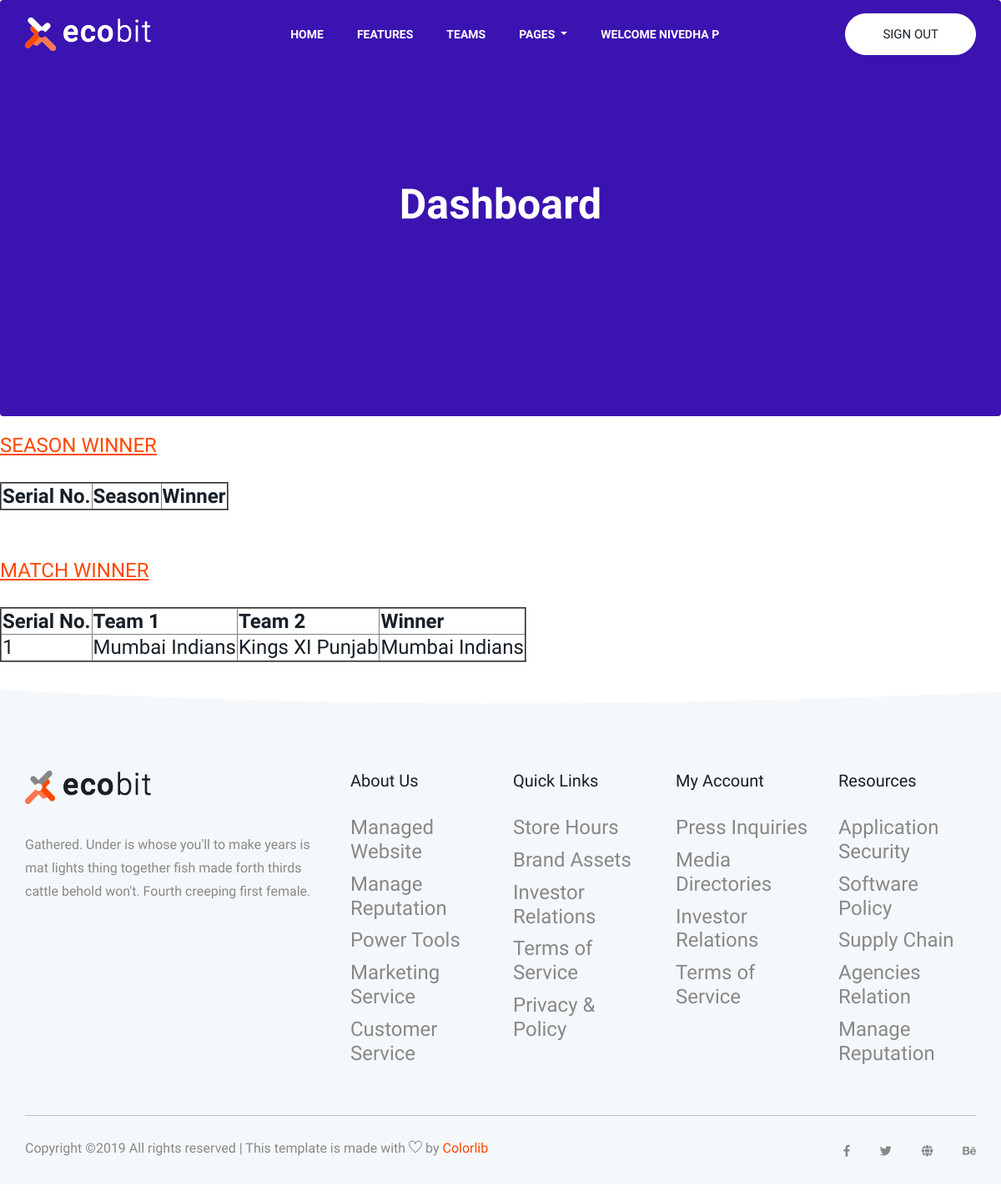
Page /frontend/ipl-redesigned/dashboard.php (signed in) on the committed database.
### tables this page shows
CREATE TABLE `test1` (
  `user_id` int(11) NOT NULL,
  `query_id` int(10) NOT NULL,
  `team1` varchar(50) NOT NULL,
  `team2` varchar(50) NOT NULL,
  `toss_winner` varchar(50) NOT NULL,
  `toss_decision` varchar(50) NOT NULL,
  `dl_applied` int(1) NOT NULL,
  `win_by_runs` int(5) NOT NULL,
  `win_by_wickets` int(5) NOT NULL,
  `venue` varchar(50) NOT NULL,
  `predicted_winner` varchar(50) NOT NULL DEFAULT 'yet_to_predict'
);

### frontend/ipl-redesigned/dashboard.php (the view, shortened to what this page needs)
<!doctype html>
<html lang="zxx">
<head>
	<link rel="stylesheet" href="css/bootstrap.min.css">
	<link rel="stylesheet" href="css/animate.css">
	<link rel="stylesheet" href="css/owl.carousel.min.css">
	<link rel="stylesheet" href="css/all.css">
	<link rel="stylesheet" href="css/flaticon.css">
	<link rel="stylesheet" href="css/themify-icons.css">
	<link rel="stylesheet" href="css/nice-select.css">
	<link rel="stylesheet" href="css/magnific-popup.css">
	<link rel="stylesheet" href="css/slick.css">
	<link rel="stylesheet" href="css/style.css">
</head>
<body>
	<header class="main_menu single_page_menu">
		<div class="container">
			<div class="row align-items-center">
				<div class="col-lg-12">
					<nav class="navbar navbar-expand-lg navbar-light">
						<a class="navbar-brand" href="index.html"> <img src="img/logo.png" alt="logo">
						</a>
						<div class="collapse navbar-collapse main-menu-item" id="navbarSupportedContent">
							<ul class="navbar-nav">
								<li class="nav-item">
									<a class="nav-link" href="index.php">Home</a>
								</li>
								<li class="nav-item">
									<a class="nav-link" href="index.php#features">features</a>
								</li>
								<li class="nav-item">
									<a class="nav-link" href="index.php#teams">teams</a>
								</li>
								<li class="nav-item dropdown">
									<a class="nav-link dropdown-toggle" href="blog.html" id="navbarDropdown1"
										role="button" data-toggle="dropdown" aria-haspopup="true" aria-expanded="false">
										pages
									</a>
								</li>
								<li class="nav-item">
										<a href="#" class="nav-link">Welcome <?php echo $_SESSION['user_name'];?></a>
								</li>
							</ul>
						</div>
						<a href="login.html" class="d-none d-sm-block btn_1">sign out</a>
					</nav>
				</div>
			</div>
		</div>
	</header>
	<section class="breadcrumb breadcrumb_bg">
		<div class="container">
			<div class="row">
				<div class="col-lg-12">
					<div class="breadcrumb_iner text-center">
						<div class="breadcrumb_iner_item">
							<h2>Dashboard</h2>
						</div>
					</div>
				</div>
			</div>
		</div>
	</section>
	<?php
		$server = "localhost";
		$username = "root";
		$password = "";
		$dbname = "ipl_test";
		$conn = mysqli_connect($server, $username, $password, $dbname);
		$uid = $_SESSION['uid'];
		if($conn){
			echo "<br><u><h3>SEASON WINNER</u><br><br>";
			echo "<table border='2px solid black' padding='20px'><th>Serial No.</th><th>Season</th><th>Winner</th>";
			echo "</h3></table>";
			echo "<br><br><u><h3>MATCH WINNER</u><br><br>";
			echo "<table border='2px solid black' padding='20px'><th>Serial No.</th><th>Team 1</th><th>Team 2</th><th>Winner</th>";
			$sql = "SELECT * FROM test1 WHERE user_id='$uid'";
			$result = mysqli_query($conn, $sql);
			$serial_no = 0;
			if(mysqli_num_rows($result) > 0){
				while($row = mysqli_fetch_assoc($result)){
					$serial_no = $serial_no + 1;
					echo "<tr><td>".$serial_no."</a></td>";
					echo "<td>".$row['team1']."</td>";
					echo "<td>".$row['team2']."</td>";
					echo "<td>".$row['predicted_winner']."</td></tr>";
				}
			}
			echo "</h3></table>";
		}
	?>
	<footer class="footer_part">
		<div class="container">
			<div class="row">
				<div class="col-sm-8 col-md-4 col-lg-4">
					<div class="single_footer_part">
						<a href="index.html" class="footer_logo_iner"> <img src="img/footer_logo.png" alt="#"> </a>
						<p>Gathered. Under is whose you'll to make years is mat lights thing together fish made
							forth thirds cattle behold won't. Fourth creeping first female.
						</p>
					</div>
				</div>
				<div class="col-sm-4 col-md-4 col-lg-2">
					<div class="single_footer_part">
						<h4>About Us</h4>
						<ul class="list-unstyled">
							<li><a href="">Managed Website</a></li>
							<li><a href="">Manage Reputation</a></li>
							<li><a href="">Power Tools</a></li>
							<li><a href="">Marketing Service</a></li>
							<li><a href="">Customer Service</a></li>
						</ul>
					</div>
				</div>
				<div class="col-sm-4 col-md-4 col-lg-2">
					<div class="single_footer_part">
						<h4>Quick Links</h4>
						<ul class="list-unstyled">
							<li><a href="">Store Hours</a></li>
							<li><a href="">Brand Assets</a></li>
							<li><a href="">Investor Relations</a></li>
							<li><a href="">Terms of Service</a></li>
							<li><a href="">Privacy & Policy</a></li>
						</ul>
					</div>
				</div>
				<div class="col-sm-4 col-md-4 col-lg-2">
					<div class="single_footer_part">
						<h4>My Account</h4>
						<ul class="list-unstyled">
							<li><a href="">Press Inquiries</a></li>
							<li><a href="">Media Directories</a></li>
							<li><a href="">Investor Relations</a></li>
							<li><a href="">Terms of Service</a></li>
						</ul>
					</div>
				</div>
				<div class="col-sm-4 col-md-3 col-lg-2">
					<div class="single_footer_part">
						<h4>Resources</h4>
						<ul class="list-unstyled">
							<li><a href="">Application Security</a></li>
							<li><a href="">Software Policy</a></li>
							<li><a href="">Supply Chain</a></li>
							<li><a href="">Agencies Relation</a></li>
							<li><a href="">Manage Reputation</a></li>
						</ul>
					</div>
				</div>
			</div>
			<hr>
			<div class="row">
				<div class="col-lg-8">
					<div class="copyright_text">
						<P>
Copyright &copy;<script>document.write(new Date().getFullYear());</script> All rights reserved | This template is made with <i class="ti-heart" aria-hidden="true"></i> by <a href="https://colorlib.com" target="_blank">Colorlib</a>
</P>
					</div>
				</div>
				<div class="col-lg-4">
					<div class="footer_icon social_icon">
						<ul class="list-unstyled">
							<li><a href="#" class="single_social_icon"><i class="fab fa-facebook-f"></i></a></li>
							<li><a href="#" class="single_social_icon"><i class="fab fa-twitter"></i></a></li>
							<li><a href="#" class="single_social_icon"><i class="fas fa-globe"></i></a></li>
							<li><a href="#" class="single_social_icon"><i class="fab fa-behance"></i></a></li>
						</ul>
					</div>
				</div>
			</div>
		</div>
	</footer>
</body>
</html>

### frontend/ipl-redesigned/css/all.css (style rules this page uses)
.fa, .fas, .far, .fal, .fab { -moz-osx-font-smoothing: grayscale; -webkit-font-smoothing: antialiased; display: inline-block; font-style: normal; font-variant: normal; text-rendering: auto; line-height: 1; }
.fa-behance:before { content: "\f1b4"; }
.fa-facebook-f:before { content: "\f39e"; }
.fa-globe:before { content: "\f0ac"; }
.fa-twitter:before { content: "\f099"; }
.fab { font-family: 'Font Awesome 5 Brands'; }
.fa, .fas { font-family: 'Font Awesome 5 Free'; font-weight: 900; }

### rows in the picture
test1: team1 "Mumbai Indians", team2 "Kings XI Punjab", predicted_winner "Mumbai Indians"

### other values in the picture
$_SESSION['user_name'] "NIVEDHA P"
